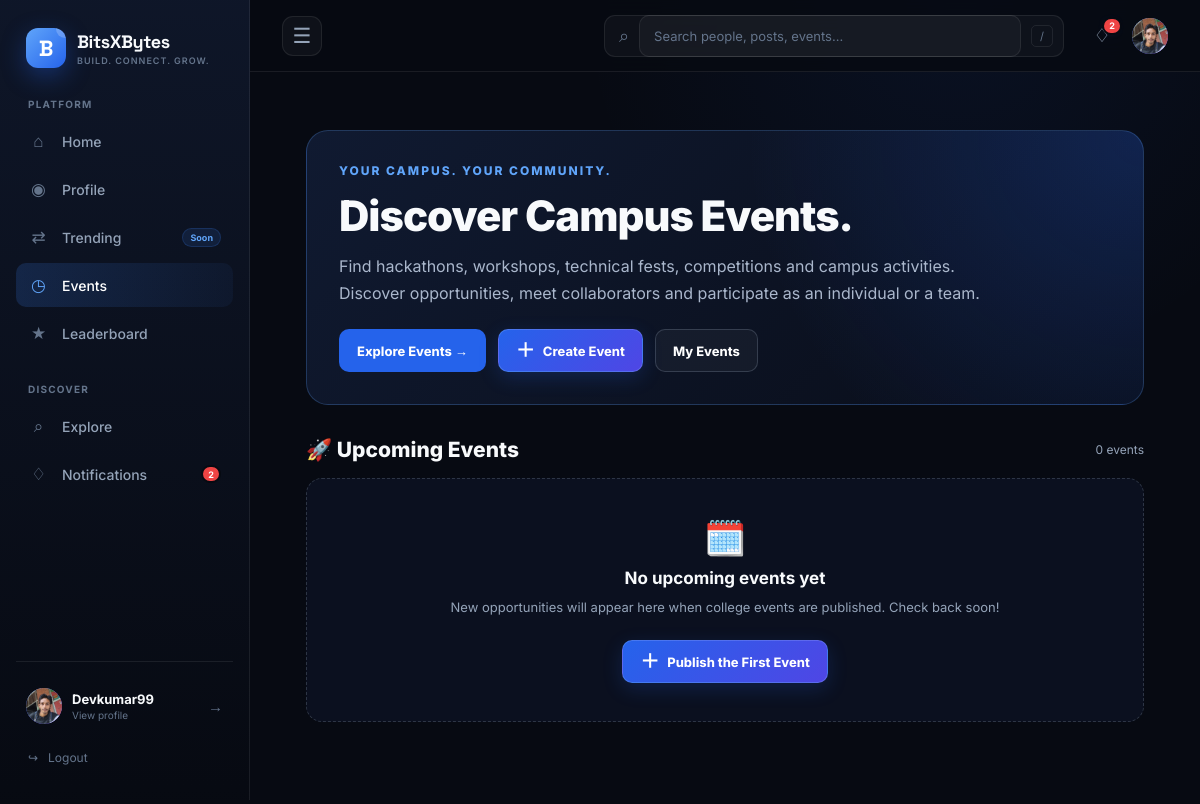
The page /events/ (signed in) on the database as committed earlier.
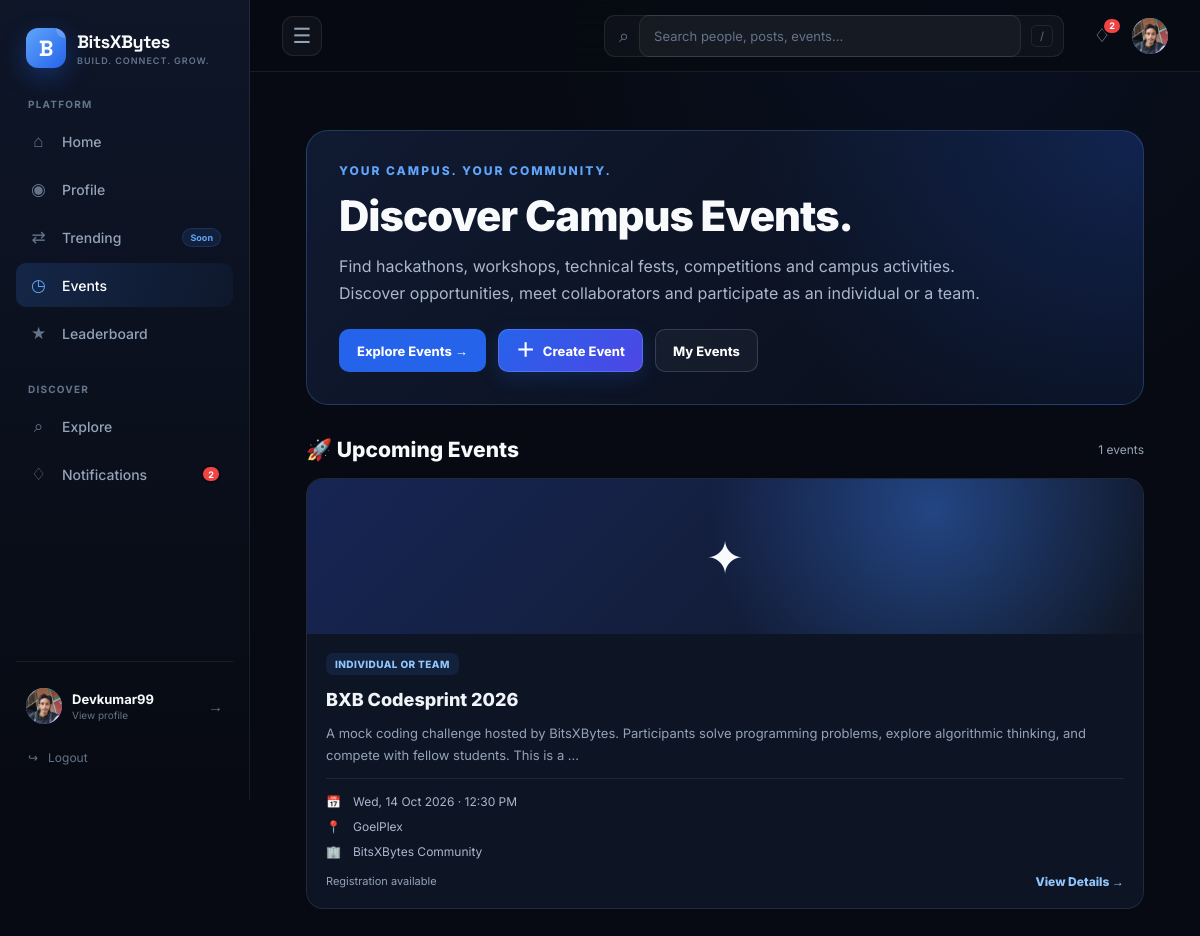
The same page on the database as committed later.
### events/models.py (models this page shows, shortened)
class Event(models.Model):
    class ParticipationType(models.TextChoices):
        INDIVIDUAL = "individual", "Individual"
        TEAM = "team", "Team"
        BOTH = "both", "Individual or Team"
    class Status(models.TextChoices):
        DRAFT = "draft", "Draft"
        PUBLISHED = "published", "Published"
        CANCELLED = "cancelled", "Cancelled"
        COMPLETED = "completed", "Completed"
    title = models.CharField(max_length=200)
    slug = models.SlugField(max_length=220, unique=True)
    description = models.TextField()
    organizer = models.CharField(max_length=150)
    venue = models.CharField(max_length=200, blank=True)
    start_date = models.DateTimeField()
    end_date = models.DateTimeField()
    registration_deadline = models.DateTimeField()
    participation_type = models.CharField(
        max_length=10,
        choices=ParticipationType.choices,
        default=ParticipationType.BOTH,
    )
    max_participants = models.PositiveIntegerField(
        null=True,
        blank=True,
        help_text="Leave blank for unlimited individual registrations.",
    )
    min_team_size = models.PositiveIntegerField(default=2)
    max_team_size = models.PositiveIntegerField(default=4)
    image = models.URLField(
        blank=True,
        help_text="Optional public image URL for the event banner.",
    )
    banner = models.ImageField(
        upload_to="events/banners/",
        blank=True,
        help_text="Upload a banner image for your event.",
    )
    poster = models.ImageField(
        upload_to="events/posters/",
        blank=True,
        help_text="Upload the promotional poster for your event.",
    )
    registration_link = models.URLField(
        blank=True,
        help_text="Optional external registration link.",
    )
    status = models.CharField(
        max_length=12,
        choices=Status.choices,
        default=Status.DRAFT,
    )
    created_by = models.ForeignKey(
        settings.AUTH_USER_MODEL,
        on_delete=models.SET_NULL,
        null=True,
        blank=True,
        related_name="created_events",
    )
    created_at = models.DateTimeField(auto_now_add=True)
    updated_at = models.DateTimeField(auto_now=True)
    class Meta:
        ordering = ["start_date", "title"]

### events/views.py (the view)
# urls.py: path("", views.event_list, name="event_list"),
def event_list(request):
    now = timezone.now()
    events = (
        Event.objects.filter(status=Event.Status.PUBLISHED)
        .annotate(
            registration_count=Count(
                "registrations",
                filter=Q(
                    registrations__status=EventRegistration.Status.REGISTERED
                ),
                distinct=True,
            )
        )
        .order_by("start_date")
    )
    upcoming_events = events.filter(start_date__gte=now)
    ongoing_events = events.filter(start_date__lt=now, end_date__gte=now)
    past_events = events.filter(end_date__lt=now)
    return render(
        request,
        "events/event_list.html",
        {
            "events": events,
            "upcoming_events": upcoming_events,
            "ongoing_events": ongoing_events,
            "past_events": past_events,
        },
    )

### templates/events/event_list.html (shortened to what the changed rows need)
{% extends "base.html" %}
{% block content %}
<div class="events-page">
    <section class="events-hero">
        <h1>Discover Campus Events.</h1>
    </section>
    <section class="events-section" id="upcoming-events">
        <div class="events-section-header">
            <h2>🚀 Upcoming Events</h2>
            <span class="events-count">{{ upcoming_events|length }} events</span>
        </div>
        {% if upcoming_events %}
            <div class="events-grid">
                {% for event in upcoming_events %}
                    <article class="event-card">
                        <div class="event-banner">
                            {% if event.image %}
                                <img src="{{ event.image }}"
                                     alt="{{ event.title }}"
                                     loading="lazy">
                            {% else %}
                                <span aria-hidden="true">✦</span>
                            {% endif %}
                        </div>
                        <div class="event-card-content">
                            <div class="event-tags">
                                <span class="event-tag">
                                    {{ event.get_participation_type_display }}
                                </span>
                            </div>
                            <h3>
                                <a href="{% url 'events:event_detail' event.slug %}">
                                    {{ event.title }}
                                </a>
                            </h3>
                            <p class="event-description">
                                {{ event.description|truncatewords:22 }}
                            </p>
                            <div class="event-meta">
                                <div class="event-meta-row">
                                    <span class="event-meta-icon">📅</span>
                                    <span>{{ event.start_date|date:"D, d M Y · h:i A" }}</span>
                                </div>
                                <div class="event-meta-row">
                                    <span class="event-meta-icon">📍</span>
                                    <span>{{ event.venue|default:"Venue to be announced" }}</span>
                                </div>
                                <div class="event-meta-row">
                                    <span class="event-meta-icon">🏢</span>
                                    <span>{{ event.organizer }}</span>
                                </div>
                            </div>
                            <div class="event-card-footer">
                                <span class="event-participation">
                                    {% if event.max_participants %}
                                        {{ event.registration_count }}/{{ event.max_participants }} registrations
                                    {% else %}
                                        Registration available
                                    {% endif %}
                                </span>
                                <a class="event-link"
                                   href="{% url 'events:event_detail' event.slug %}">
                                    View Details →
                                </a>
                            </div>
                        </div>
                    </article>
                {% endfor %}
            </div>
        {% else %}
            <div class="events-empty">
                <div class="events-empty-icon">🗓️</div>
                <h3>No upcoming events yet</h3>
                <p>
                    New opportunities will appear here when college events
                    are published. Check back soon!
                </p>
                <div class="events-actions" style="justify-content: center;">
                    <a href="{% url 'events:create_event' %}"
                       class="events-btn events-btn-create">
                        <span class="create-event-plus" aria-hidden="true">＋</span>
                        Publish the First Event
                    </a>
                </div>
            </div>
        {% endif %}
    </section>
</div>
{% endblock %}

Rows that differ between the two databases and show on the page:
added Event: participation_type "INDIVIDUAL OR TEAM", title "BXB Codesprint 2026", description "A mock coding challenge hosted by BitsXBytes. Participants solve programming problems, explore algorithmic thinking, and compete with fellow students. This is a …", start_date "Wed, 14 Oct 2026 · 12:30 PM", venue "GoelPlex", organizer "BitsXBytes Community", shows "Registration available"
Other text that changed with them:
{{ upcoming_events|length }}: "0" → "1"
text no longer shown: "🗓️ No upcoming events yet New opportunities will appear here when college events are published. Check back soon! ＋ Publish the First Event"
